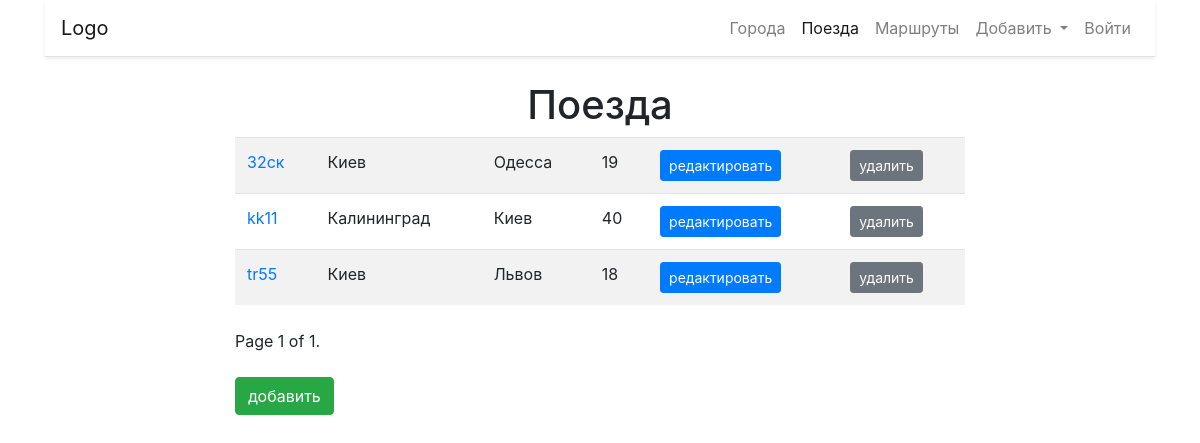
The app's page /trains/, older data.
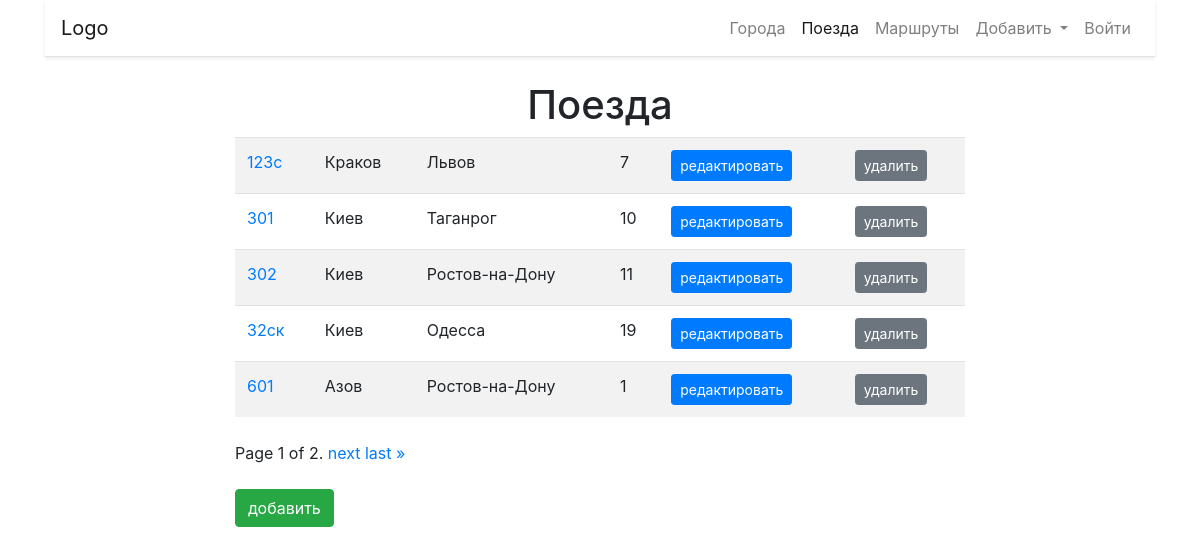
The same page, newer data.
### trains/models.py (models this page shows, shortened)
class Train(models.Model):
    name = models.CharField(max_length=100, unique=True, verbose_name='Номер поезда')
    from_city = models.ForeignKey(City, on_delete=models.CASCADE,
        verbose_name='Откуда', related_name='from_city')
    to_city = models.ForeignKey(City, on_delete=models.CASCADE,
        verbose_name='Куда', related_name='to_city')
    travel_time = models.IntegerField(verbose_name='Время в пути')
    class Meta:
        verbose_name = 'Поезд'
        verbose_name_plural = 'Поезда'
        ordering = ['name']

### cities/models.py (models this page shows)
class City(models.Model):
    name = models.CharField(max_length=100, unique=True, verbose_name='Город (один)')
    def __str__(self):
        return self.name
    class Meta:
        verbose_name = 'Город'
        verbose_name_plural = 'Города'
        ordering = ['name']

### trains/views.py (the view)
# urls.py: path('', home, name='home'),
def home(request):
    trains = Train.objects.all() #получить все записи
    paginator = Paginator(trains, 5)
    page = request.GET.get('page')
    trains = paginator.get_page(page)
    return render(request, 'trains/home.html', {'objects_list': trains})

### trains/templates/trains/home.html (shortened to what this page needs)
{% extends "boot4.html" %}
{% block content %}
    <h1 class="text-center">Поезда</h1>
    <div class="row">
        <div class="col-md-8 mx-auto">
            <table class="table table-striped">
                {% for object in objects_list %}
                    <tr>
                        <td><a href='{% url "train:detail" pk=object.pk %}'>{{object.name}}</a></td>
                        <td>{{object.from_city}}</td>
                        <td>{{object.to_city}}</td>
                        <td>{{object.travel_time}}</td>
                        <td><a href='{% url "train:update" pk=object.pk %}'>
                            <button type="button" class="btn btn-primary btn-sm">редактировать</button>
                        </a></td>
                        <td><a href='{% url "train:delete" pk=object.pk %}'>
                                <button type="button" class="btn btn-secondary btn-sm">удалить</button>
                        </a></td>
                    </tr>
                {% endfor %}
            </table>
            <div class="pagination my-4">
                <span class="step-links">
                    <span class="current">
                        Page {{ objects_list.number }} of {{ objects_list.paginator.num_pages }}.
                    </span>
                    {% if objects_list.has_next %}
                        <a href="?page={{ objects_list.next_page_number }}">next</a>
                        <a href="?page={{ objects_list.paginator.num_pages }}">last &raquo;</a>
                    {% endif %}
                </span>
            </div>
            <a href='{% url "train:add" %}'>
                <button type="button" class="btn btn-success">добавить</button>
            </a>
        </div>
    </div>
{% endblock %}

Row changes from the older to the newer data that the page shows:
no longer on this page (row unchanged): Train: name "kk11", from_city "Калининград", to_city "Киев", travel_time "40"
no longer on this page (row unchanged): Train: name "tr55", from_city "Киев", to_city "Львов", travel_time "18"
added Train: name "123с", from_city "Краков", to_city "Львов", travel_time "7"
added Train: name "301", from_city "Киев", to_city "Таганрог", travel_time "10"
added Train: name "302", from_city "Киев", to_city "Ростов-на-Дону", travel_time "11"
added Train: name "601", from_city "Азов", to_city "Ростов-на-Дону", travel_time "1"
Text that changed along with them:
{{ objects_list.paginator.num_pages }}: "1" → "2"
text now shown: "next last »"
